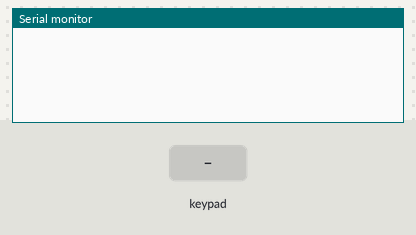
A sketch run on a simulated Arduino Leonardo, built with avr-gcc and run on an emulated ATmega32U4. On the bench: the last lines printed to the serial monitor. Inputs (shaded band) come from the test bench. USB keyboard and mouse output is not drawn.

Above: at 1.2 s.
1.3 s: key '1' pressed
At 2.5 s:
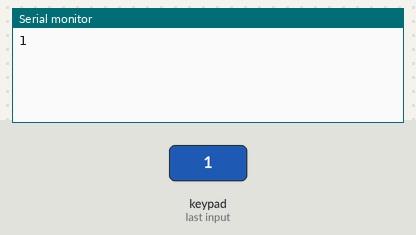
2.8 s: keypad keys 1 2 A pressed 0.4 s apart
At 4.5 s:
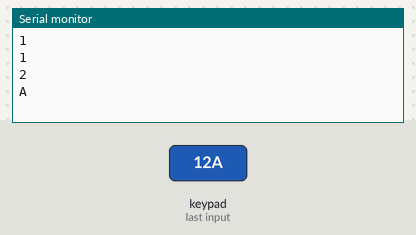
5.5 s: key 'B' pressed
At 5.9 s:
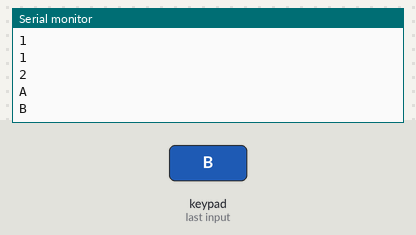
7.0 s: keypad keys 1 2 D pressed 0.4 s apart
At 8.8 s:
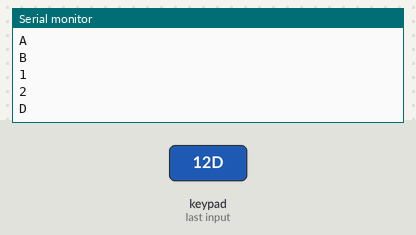
9.7 s: key 'C' pressed
At 10.2 s:
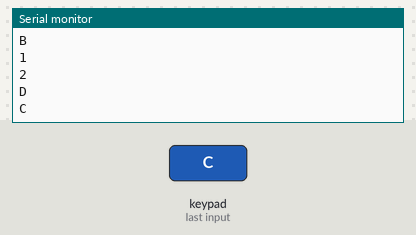
11.2 s: key 'E' pressed
At 12.7 s:
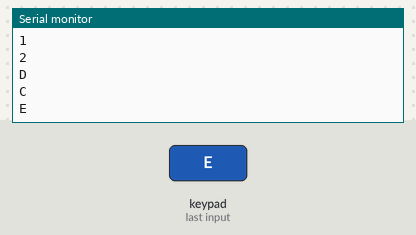

The sketch:

consoleKeyboard.ino
```cpp
#include <Joystick.h>
#include <Keypad.h>

const byte ROWS = 10; //four rows
const byte COLS = 2; //three columns
char keys[ROWS][COLS] = {
  {'1','2'},
  {'3','4'},
  {'5','6'},
  {'7','8'},
  {'9','0'},
  {'A','B'},
  {'C','D'},
  {'E','F'},
  {'G','H'},
  {'I','J'}
};
byte rowPins[ROWS] = {7,8,9,10,14,15,16,18,19,20}; //connect to the row pinouts of the keypad
byte colPins[COLS] = {5,6}; //connect to the column pinouts of the keypad

Keypad keypad = Keypad( makeKeymap(keys), rowPins, colPins, ROWS, COLS );


void setup(){
  Serial.begin(9600);
  Joystick.begin();
}

void loop(){
  char key = keypad.getKey();

  if (key != NO_KEY){
    Serial.println(key);
    switch(key){
      case '1':
        joyButtontoggle(0);
        break;
      case '2':
        joyButtontoggle(1);
        break;
      case '3':
        joyButtontoggle(2);
        break;
      case '4':
        joyButtontoggle(3);
        break;
      case '5':
        joyButtontoggle(4);
        break;
      case '6':
        joyButtontoggle(5);
        break;
      case '7':
        joyButtontoggle(6);
        break;
      case '8':
        joyButtontoggle(7);
        break;
      case '9':
        joyButtontoggle(8);
        break;
      case '0':
        joyButtontoggle(9);
        break;
      case 'A':
        joyButtontoggle(10);
        break;
      case 'B':
        joyButtontoggle(11);
        break;
      case 'C':
        joyButtontoggle(12);
        break;
      case 'D':
        joyButtontoggle(13);
        break;
      case 'E':
        joyButtontoggle(14);
        break;
      case 'F':
        joyButtontoggle(15);
        break;
      case 'G':
        joyButtontoggle(16);
        break;
      case 'H':
        joyButtontoggle(17);
        break;
      case 'I':
        joyButtontoggle(18);
        break;
      case 'J':
        joyButtontoggle(19);
        break;
      case 'K':
        joyButtontoggle(20);
        break;
      default:
        break;
    }
  }
}

void joyButtontoggle(int buttonId){
  Joystick.pressButton(buttonId);
  delay(50);
  Joystick.releaseButton(buttonId);
}
```

Measured:
- after the input at 1.3 s, the serial monitor: prints a new line at once (image 1)
- after the input at 2.8 s, the serial monitor: prints a new line after 0.40 s (image 2)
- after the input at 5.5 s, the serial monitor: prints a new line at once (image 3)
- after the input at 7.0 s, the serial monitor: prints a new line at once (image 4)
- after the input at 9.7 s, the serial monitor: prints a new line at once (image 5)
- after the input at 11.2 s, the serial monitor: prints a new line at once (image 6)
